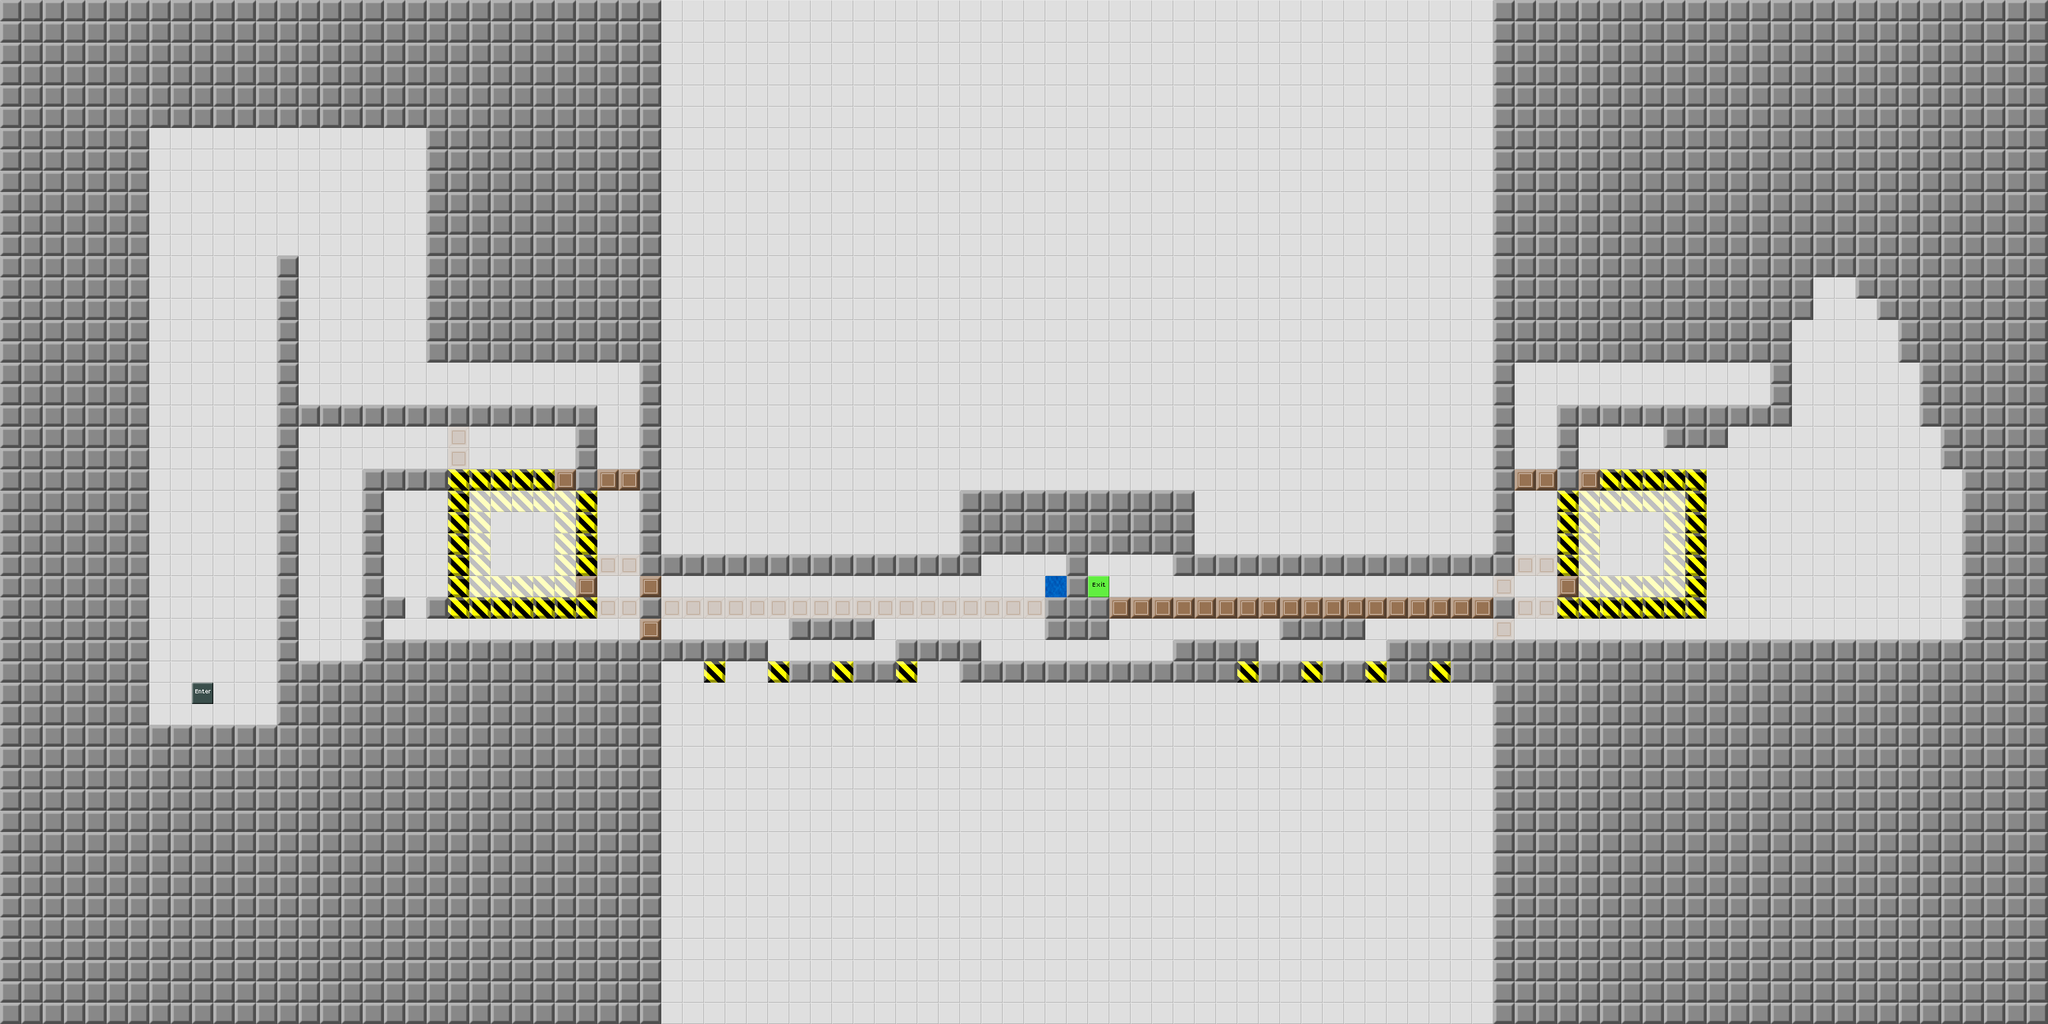

The image is a tile-based game level rendered from a .tmx file. Its description and source (layers, tilesets, objects; grid data summarised) follow:
An orthogonal 96x48 tile map with 32x32 px tiles, 1 tile layer (Map) and 17 objects (e1).

<map version="1.0" orientation="orthogonal" width="96" height="48" tilewidth="32" tileheight="32">
 <tileset firstgid="1" source="devgraphics.tsx" />
 <layer name="Map" width="96" height="48">
  <data>[4608 cells, 4608 non-empty, 9 distinct tile ids]</data>
 </layer>
 <objectgroup name="Enemies" width="96" height="48">
  <object name="e1" gid="10" x="448" y="992" />
 </objectgroup>
 <objectgroup name="Items" width="96" height="48">
  <object gid="8" x="320" y="992">
   <properties>
    <property name="Text" value="Okay, I'm going to level with you. I've lost control of this thing. Try to trap him somehow." />
   </properties>
  </object>
  <object gid="32" x="1536" y="960">
   <properties>
    <property name="Text" value="If you came from this side, you're in danger. I've changed the second exit, but once you go through you're on your own." />
   </properties>
  </object>
  <object gid="31" x="608" y="832" />
  <object gid="5" x="480" y="928" />
  <object gid="52" x="896" y="704" />
  <object gid="51" x="896" y="768" />
  <object gid="8" x="896" y="672">
   <properties>
    <property name="Text" value="Lock him in and flip the switch." />
   </properties>
  </object>
  <object gid="26" x="608" y="832">
   <properties>
    <property name="callback" value="transform" />
    <property name="destroyOnUse" value="true" />
   </properties>
  </object>
  <object gid="6" x="1568" y="896" />
  <object gid="26" x="1568" y="992">
   <properties>
    <property name="callback" value="destroyPredator" />
    <property name="destroyOnUse" value="true" />
   </properties>
  </object>
  <object gid="32" x="1664" y="960">
   <properties>
    <property name="Text" value="If you came from this side, then there's nothing I can do to help you." />
   </properties>
  </object>
  <object gid="8" x="2592" y="928">
   <properties>
    <property name="Text" value="Tester's note: Just pretend the rest is here. I don't have time to build the whole thing." />
   </properties>
  </object>
  <object gid="8" x="1664" y="896">
   <properties>
    <property name="Text" value="If he pushed the button while you were in the chamber, then you already know." />
   </properties>
  </object>
  <object gid="8" x="1536" y="896">
   <properties>
    <property name="Text" value="If he pushed the button while you were in the chamber, then you already know." />
   </properties>
  </object>
 </objectgroup>
 <objectgroup name="Tools" width="96" height="48">
  <object gid="8" x="2304" y="672">
   <properties>
    <property name="Text" value="Lock him in and flip the switch." />
   </properties>
  </object>
  <object gid="52" x="2304" y="704" />
 </objectgroup>
 <objectgroup name="Parameters" width="96" height="48">
  <properties>
   <property name="time" value="-1" />
   <property name="wrapAround" value="false" />
  </properties>
 </objectgroup>
</map>
